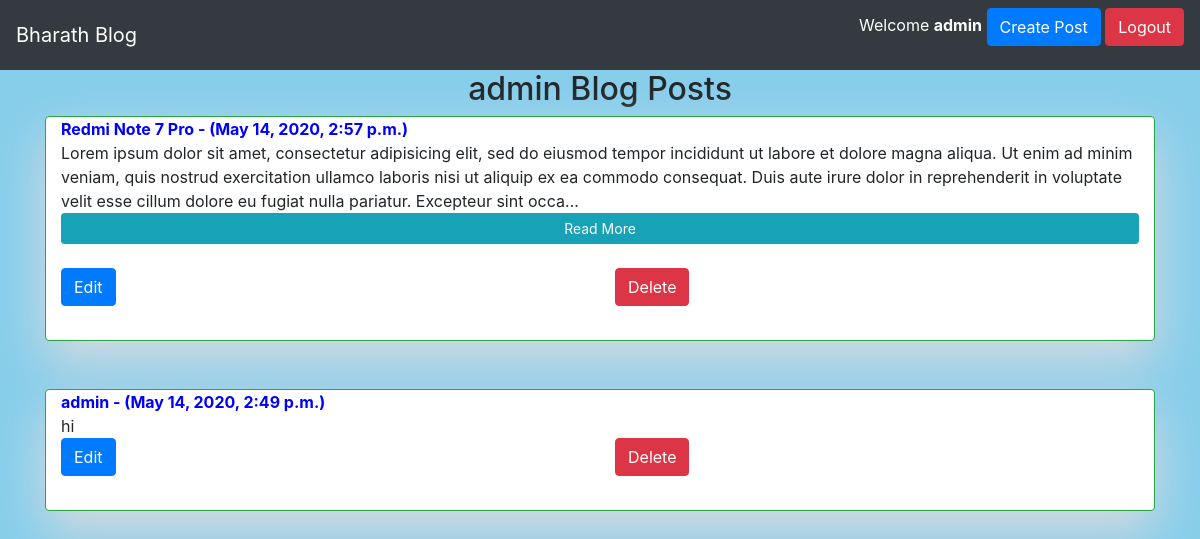
Before: / (signed in) with the older database file.
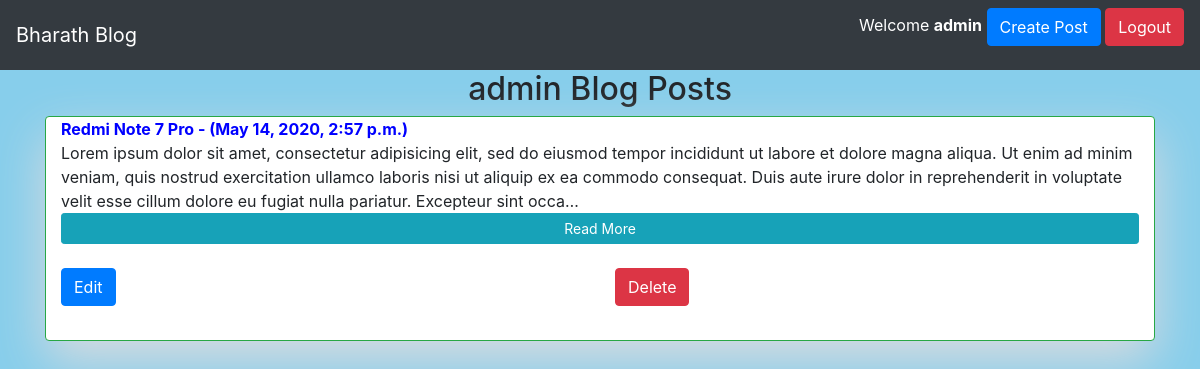
After: the same page with the newer database file.
### posts/models.py (models this page shows, shortened)
class Post(models.Model):
	author = models.ForeignKey(User, on_delete=models.CASCADE, default=None)
	title = models.CharField(max_length=100)
	description = models.TextField(max_length=500)
	updated = models.DateTimeField(auto_now=True, auto_now_add=False)
	timestamp = models.DateTimeField(auto_now=False, auto_now_add=True)
	def __str__(self):
		return self.title

### posts/views.py (the view)
# urls.py: 2. Add a URL to urlpatterns:  path('', views.home, name='home')
@login_required(login_url='/not_logged_in')
def home(request):
	user = request.user
	if request.user.is_authenticated:
		posts_list = Post.objects.filter(author=user).order_by('-timestamp')
	else:
		posts_list = Post.objects.all()[::-1]
	print(posts_list)
	page = request.GET.get('page', 1)
	paginator = Paginator(posts_list, 5)
	try:
		posts = paginator.page(page)
	except PageNotAnInteger:
		posts = paginator.page(1)
	except EmptyPage:
		posts = paginator.page(paginator.num_pages)
	context = {'posts': posts, 'user':user}
	return render(request, 'home.html', context=context)

### templates/home.html (shortened to what this page needs)
{% extends 'base.html' %}
	{% block content %}
		<h2 class="text-center">{{ user }} Blog Posts</h2>
		{% if posts %}
			{% for post in posts %}
				<div class="card border-success container">
					<b style="color: blue;">{{ post.title }} - ({{ post.timestamp }})</b>
					{% if post.description|length < 360 %}
						{{ post.description }}
					{% else %}
						{{ post.description|truncatechars:360 }}
						<a href="post/{{post.id}}" class="btn btn-sm btn-info">Read More</a>
					<br>
					{% endif %}
					<div class="row">
						<div class="col-md-6">
							<a href="post/{{post.id}}/edit/" class="btn btn-primary" type="submit">Edit</a>
						</div><br><br>
						<div class="col-md-6">
							<a href="post/{{post.id}}/delete/" class="btn btn-danger" type="submit">Delete</a>
						</div>
					</div></b> <br>
				</div><br>
				<br>
			{% endfor %}
		{% else %}
				<h3>No Blog Posts. Please create one.</h3>
		{% endif %}
		<br><br>
	{% endblock %}

### templates/base.html (shortened to what this page needs)
<!DOCTYPE html>
<html>
<head>
	<link rel="stylesheet" href="https://maxcdn.bootstrapcdn.com/bootstrap/4.0.0/css/bootstrap.min.css">
	<link rel="stylesheet" href="https://stackpath.bootstrapcdn.com/font-awesome/4.7.0/css/font-awesome.min.css" />
</head>
<body class="bg-color">
	<nav class="navbar navbar-dark bg-dark navbar-toggle">
  			<a class="navbar-brand" href="/">Bharath Blog</a>
  			{% if user.is_authenticated %}
  				<p style="color: white;">
	  				Welcome <b>{{user}}</b>
	  				<a href="/create" class="btn btn-primary">Create Post</a>
	  			  	<a class="btn btn-danger" href="/accounts/logout/">Logout</a>
	  			</p>
  			{% else %}
  				<a class="navbar-brand float-right" href="/accounts/google/login/?process=login">Welcome to Blog (Login with Google <i class="fa fa-google"></i>)</a>
  			{% endif %}
	</nav>
	<div class="container">
		{% block content %}{% endblock content %}
	</div>
</body>
</html>

### templates/base.html (style rules this page uses)
.bg-color { background: skyblue; }
.card { background: white; border-radius: 4px; box-shadow: 0px 20px 50px #D9DBDF; -webkit-transition: all 0.3s ease; -o-transition: all 0.3s ease; transition: all 0.3s ease; }

Changed rows visible on the page:
removed Post: title "admin", timestamp "May 14, 2020, 2:49 p.m.", description "hi"
